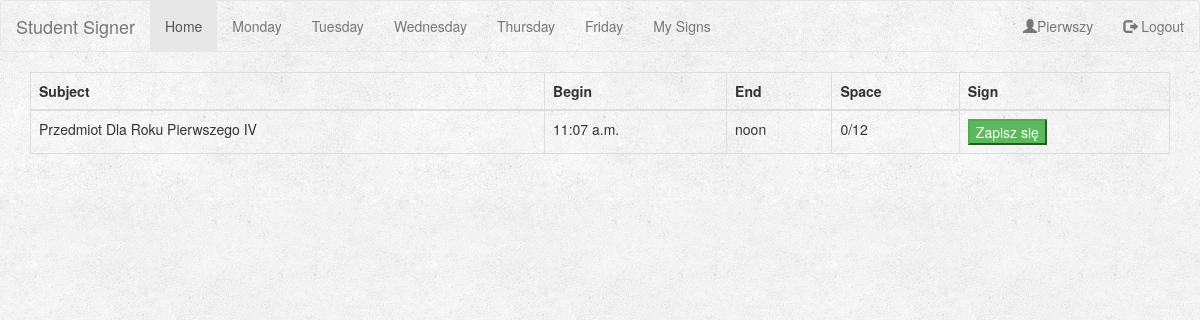
The page /thursday/ (signed in) on the database as committed earlier.
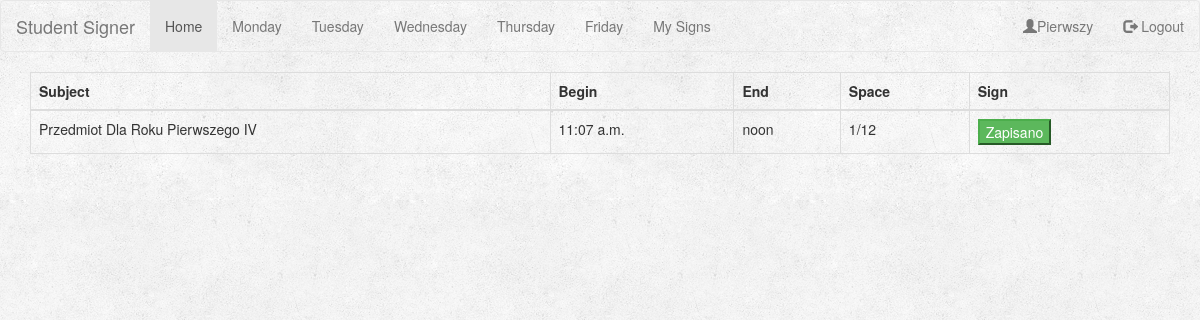
The same page on the database as committed later.
### signs/models.py (models this page shows, shortened)
class Subject(models.Model):
    DAY_CHOICE = (
        (1, 'Monday'),
        (2, 'Tuesday'),
        (3, 'Wednesday'),
        (4, 'Thursday'),
        (5, 'Friday'),
    )
    YEAR_CHOICE = (
        (0, 'undefined'),
        (1, '1'),
        (2, '2'),
        (3, '3'),
        (4, '4'),
        (5, '5'),
    )
    name = models.CharField(max_length=150)
    day = models.IntegerField(choices=DAY_CHOICE)
    begin_at = models.TimeField(blank=True)
    end_at = models.TimeField(blank=True)
    actual_space = models.IntegerField(default=0)
    space = models.IntegerField(default=0)
    year = models.IntegerField(choices=YEAR_CHOICE, default=0)
    class Meta:
        ordering = ['begin_at']

### signs/views.py (the view)
# urls.py: url(r'^thursday/$', views.showThursdayTable, name='showThursday'),
def showThursdayTable(request):
    user = request.user
    if request.user.is_authenticated():
        subjects = Subject.objects.all().filter(day=4, year=request.user.extendeduser.year)
    else:
        subjects = Subject.objects.all().filter(day=4, year=0)
    subjects_participation = {}
    try:
        for object in Subject.objects.all():
            if Sign.objects.all().filter(subject=object.id, user=user).exists():
                subjects_participation[object.id] = {'state': 'disabled', 'text': 'Zapisano'}
            else:
                subjects_participation[object.id] = {'state': ' ', 'text': 'Zapisz się'}
    except:
        pass
    return render(request, 'signs/thursday.html', {'subjects': subjects, 'participation': subjects_participation})

### signs/templates/signs/thursday.html (shortened to what this page needs)
{% extends 'base.html' %}
{% block pageContent %}
    <table class="table table-bordered">
    <thead>
    <tr>
        <th>Subject</th>
        <th>Begin</th>
        <th>End</th>
        <th>Space</th>
        <th>Sign</th>
    </tr>
    </thead>
{% for subject in subjects %}
    <tbody>
        <td>{{ subject.name }}</td>
        <td>{{ subject.begin_at }}</td>
        <td>{{ subject.end_at }}</td>
        <td> {{ subject.actual_space }}/{{ subject.space }}</td>
        <td><button class="btn-success subjectButton" day="thursday" subjectId="{{ subject.id }}"
			{% for key, value in participation.items %}
				{% if key == subject.id %}
					{{value.state}}>{{value.text}}
				{% endif %}
			{% endfor %}
		</button><br></td>
    </tbody>
{% endfor %}
    </table>
{% endblock %}

Rows that differ between the two databases and show on the page:
changed Subject "Przedmiot Dla Roku Pierwszego IV": actual_space "0" → "1"
Other text that changed with them:
new list line: "Zapisano"
list line gone: "Zapisz się"
